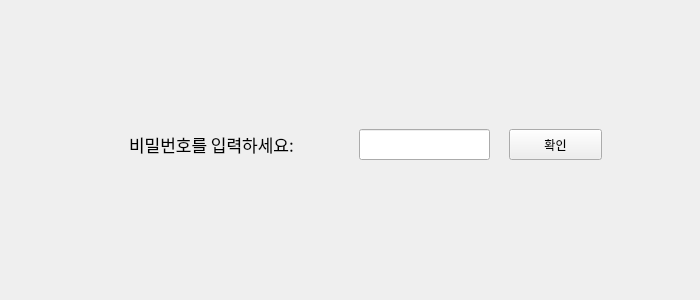
<?xml version="1.0" encoding="UTF-8"?>
<ui version="4.0">
 <class>MainWindow</class>
 <widget class="QMainWindow" name="MainWindow">
  <property name="geometry">
   <rect>
    <x>0</x>
    <y>0</y>
    <width>700</width>
    <height>300</height>
   </rect>
  </property>
  <property name="windowTitle">
   <string>AdminHelper</string>
  </property>
  <widget class="QWidget" name="centralwidget">
   <property name="font">
    <font>
     <family>나눔바른고딕</family>
    </font>
   </property>
   <widget class="QStackedWidget" name="stackedWidget">
    <property name="geometry">
     <rect>
      <x>-1</x>
      <y>-1</y>
      <width>700</width>
      <height>300</height>
     </rect>
    </property>
    <property name="currentIndex">
     <number>0</number>
    </property>
    <widget class="QWidget" name="page">
     <widget class="QLabel" name="label">
      <property name="geometry">
       <rect>
        <x>130</x>
        <y>130</y>
        <width>231</width>
        <height>31</height>
       </rect>
      </property>
      <property name="font">
       <font>
        <family>나눔바른고딕</family>
        <pointsize>13</pointsize>
       </font>
      </property>
      <property name="text">
       <string>비밀번호를 입력하세요:</string>
      </property>
     </widget>
     <widget class="QLineEdit" name="lineEdit">
      <property name="geometry">
       <rect>
        <x>360</x>
        <y>130</y>
        <width>131</width>
        <height>31</height>
       </rect>
      </property>
     </widget>
     <widget class="QPushButton" name="pushButton">
      <property name="geometry">
       <rect>
        <x>510</x>
        <y>130</y>
        <width>93</width>
        <height>31</height>
       </rect>
      </property>
      <property name="text">
       <string>확인</string>
      </property>
     </widget>
    </widget>
    <widget class="QWidget" name="page_2">
     <widget class="QTableWidget" name="tableWidget">
      <property name="geometry">
       <rect>
        <x>40</x>
        <y>70</y>
        <width>411</width>
        <height>211</height>
       </rect>
      </property>
     </widget>
     <widget class="QLabel" name="label_2">
      <property name="geometry">
       <rect>
        <x>140</x>
        <y>30</y>
        <width>211</width>
        <height>31</height>
       </rect>
      </property>
      <property name="font">
       <font>
        <family>나눔바른고딕</family>
        <pointsize>13</pointsize>
       </font>
      </property>
      <property name="text">
       <string>대기중인 주문</string>
      </property>
      <property name="alignment">
       <set>Qt::AlignCenter</set>
      </property>
     </widget>
     <widget class="QPushButton" name="pushButton_2">
      <property name="geometry">
       <rect>
        <x>520</x>
        <y>140</y>
        <width>121</width>
        <height>31</height>
       </rect>
      </property>
      <property name="text">
       <string>메뉴 관리</string>
      </property>
     </widget>
     <widget class="QPushButton" name="pushButton_3">
      <property name="geometry">
       <rect>
        <x>520</x>
        <y>210</y>
        <width>121</width>
        <height>31</height>
       </rect>
      </property>
      <property name="text">
       <string>통계 확인</string>
      </property>
     </widget>
     <widget class="QLabel" name="label_3">
      <property name="geometry">
       <rect>
        <x>470</x>
        <y>70</y>
        <width>211</width>
        <height>61</height>
       </rect>
      </property>
      <property name="font">
       <font>
        <family>나눔바른고딕</family>
        <pointsize>13</pointsize>
       </font>
      </property>
      <property name="text">
       <string>관리자 도구</string>
      </property>
      <property name="alignment">
       <set>Qt::AlignCenter</set>
      </property>
     </widget>
    </widget>
    <widget class="QWidget" name="page_3">
     <widget class="QLabel" name="label_5">
      <property name="geometry">
       <rect>
        <x>0</x>
        <y>10</y>
        <width>701</width>
        <height>51</height>
       </rect>
      </property>
      <property name="font">
       <font>
        <family>나눔바른고딕</family>
        <pointsize>19</pointsize>
        <weight>75</weight>
        <bold>true</bold>
       </font>
      </property>
      <property name="text">
       <string>통계 확인</string>
      </property>
      <property name="alignment">
       <set>Qt::AlignCenter</set>
      </property>
     </widget>
     <widget class="QPushButton" name="pushButton_6">
      <property name="geometry">
       <rect>
        <x>170</x>
        <y>120</y>
        <width>131</width>
        <height>91</height>
       </rect>
      </property>
      <property name="text">
       <string>일별 매출 확인</string>
      </property>
     </widget>
     <widget class="QPushButton" name="pushButton_7">
      <property name="geometry">
       <rect>
        <x>410</x>
        <y>120</y>
        <width>131</width>
        <height>91</height>
       </rect>
      </property>
      <property name="text">
       <string>메뉴별 매출 확인</string>
      </property>
     </widget>
     <widget class="QPushButton" name="pushButton_8">
      <property name="geometry">
       <rect>
        <x>310</x>
        <y>240</y>
        <width>93</width>
        <height>28</height>
       </rect>
      </property>
      <property name="text">
       <string>돌아가기</string>
      </property>
     </widget>
    </widget>
    <widget class="QWidget" name="page_4">
     <widget class="QLabel" name="label_4">
      <property name="geometry">
       <rect>
        <x>0</x>
        <y>10</y>
        <width>701</width>
        <height>41</height>
       </rect>
      </property>
      <property name="font">
       <font>
        <family>나눔바른고딕</family>
        <pointsize>19</pointsize>
        <weight>75</weight>
        <bold>true</bold>
       </font>
      </property>
      <property name="text">
       <string>메뉴 관리</string>
      </property>
      <property name="alignment">
       <set>Qt::AlignCenter</set>
      </property>
     </widget>
     <widget class="QTableWidget" name="tableWidget_2">
      <property name="geometry">
       <rect>
        <x>90</x>
        <y>60</y>
        <width>531</width>
        <height>161</height>
       </rect>
      </property>
     </widget>
     <widget class="QPushButton" name="pushButton_4">
      <property name="geometry">
       <rect>
        <x>250</x>
        <y>240</y>
        <width>93</width>
        <height>28</height>
       </rect>
      </property>
      <property name="text">
       <string>메뉴 추가</string>
      </property>
     </widget>
     <widget class="QPushButton" name="pushButton_5">
      <property name="geometry">
       <rect>
        <x>380</x>
        <y>240</y>
        <width>93</width>
        <height>28</height>
       </rect>
      </property>
      <property name="text">
       <string>돌아가기</string>
      </property>
     </widget>
    </widget>
   </widget>
  </widget>
 </widget>
 <resources/>
 <connections/>
</ui>
